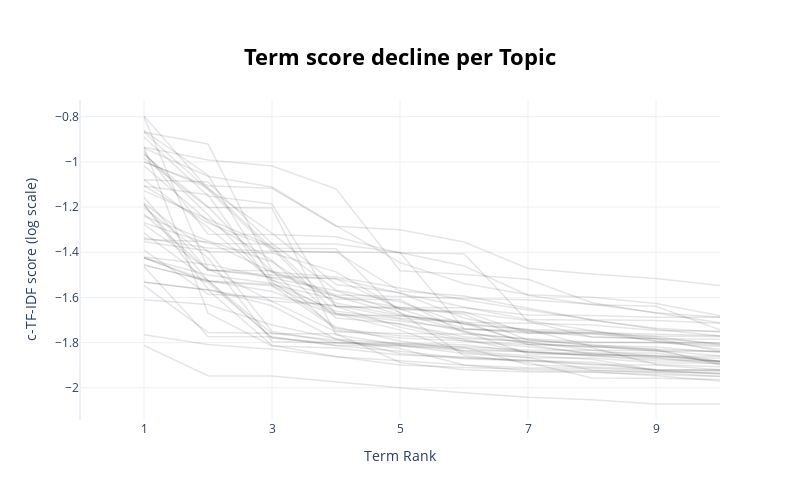

Notebook code for this chart:
### Code cell
topic_model.visualize_term_rank(log_scale=True)

### Figure 1 — Plotly figure (JSON) as saved in the notebook; plotly's stock layout.template omitted (floating-point values rounded to 4 significant figures)
{"data": [{"hovertext": "<b>Topic -1</b>:flight_seat_airline_time_service_h", "line": {"color": "black", "width": 1.5}, "mode": "lines+lines", "name": "", "opacity": 0.1, "x": [1, 2, 3, 4, 5, 6, 7, 8, 9, 10], "y": [-1.812, -1.947, -1.948, -1.975, -2.0, -2.022, -2.042, -2.053, -2.071, -2.072], "type": "scatter"}, {"hovertext": "<b>Topic 0</b>:flight_airline_customer_hour_worst_", "line": {"color": "black", "width": 1.5}, "mode": "lines+lines", "name": "", "opacity": 0.1, "x": [1, 2, 3, 4, 5, 6, 7, 8, 9, 10], "y": [-1.765, -1.808, -1.829, -1.862, -1.88, -1.899, -1.911, -1.913, -1.924, -1.939], "type": "scatter"}, {"hovertext": "<b>Topic 1</b>:sydney_qantas_melbourne_flight_bris", "line": {"color": "black", "width": 1.5}, "mode": "lines+lines", "name": "", "opacity": 0.1, "x": [1, 2, 3, 4, 5, 6, 7, 8, 9, 10], "y": [-1.61, -1.631, -1.722, -1.783, -1.848, -1.872, -1.881, -1.898, -1.899, -1.92], "type": "scatter"}, {"hovertext": "<b>Topic 2</b>:good_crew_friendly_cabin_service_fo", "line": {"color": "black", "width": 1.5}, "mode": "lines+lines", "name": "", "opacity": 0.1, "x": [1, 2, 3, 4, 5, 6, 7, 8, 9, 10], "y": [-1.533, -1.567, -1.615, -1.635, -1.692, -1.711, -1.714, -1.722, -1.746, -1.749], "type": "scatter"}, {"hovertext": "<b>Topic 3</b>:johannesburg_cape_town_flight_nairo", "line": {"color": "black", "width": 1.5}, "mode": "lines+lines", "name": "", "opacity": 0.1, "x": [1, 2, 3, 4, 5, 6, 7, 8, 9, 10], "y": [-1.548, -1.755, -1.758, -1.79, -1.826, -1.899, -1.924, -1.929, -1.946, -1.97], "type": "scatter"}, {"hovertext": "<b>Topic 4</b>:dubai_kuwait_flight_qatar_hour_doha", "line": {"color": "black", "width": 1.5}, "mode": "lines+lines", "name": "", "opacity": 0.1, "x": [1, 2, 3, 4, 5, 6, 7, 8, 9, 10], "y": [-1.532, -1.567, -1.812, -1.861, -1.899, -1.91, -1.917, -1.924, -1.93, -1.933], "type": "scatter"}, {"hovertext": "<b>Topic 5</b>:gatwick_cook_thomas_manchester_flig", "line": {"color": "black", "width": 1.5}, "mode": "lines+lines", "name": "", "opacity": 0.1, "x": [1, 2, 3, 4, 5, 6, 7, 8, 9, 10], "y": [-1.464, -1.773, -1.774, -1.811, -1.816, -1.826, -1.842, -1.847, -1.867, -1.896], "type": "scatter"}, {"hovertext": "<b>Topic 6</b>:toronto_canada_flight_air_hour_swoo", "line": {"color": "black", "width": 1.5}, "mode": "lines+lines", "name": "", "opacity": 0.1, "x": [1, 2, 3, 4, 5, 6, 7, 8, 9, 10], "y": [-1.423, -1.535, -1.777, -1.813, -1.839, -1.868, -1.878, -1.895, -1.92, -1.921], "type": "scatter"}, {"hovertext": "<b>Topic 7</b>:bangkok_thai_nok_phuket_flight_chec", "line": {"color": "black", "width": 1.5}, "mode": "lines+lines", "name": "", "opacity": 0.1, "x": [1, 2, 3, 4, 5, 6, 7, 8, 9, 10], "y": [-1.314, -1.525, -1.78, -1.803, -1.812, -1.848, -1.867, -1.868, -1.889, -1.892], "type": "scatter"}, {"hovertext": "<b>Topic 8</b>:china_shanghai_beijing_xiamen_chine", "line": {"color": "black", "width": 1.5}, "mode": "lines+lines", "name": "", "opacity": 0.1, "x": [1, 2, 3, 4, 5, 6, 7, 8, 9, 10], "y": [-1.425, -1.526, -1.573, -1.677, -1.681, -1.715, -1.799, -1.822, -1.897, -1.907], "type": "scatter"}, {"hovertext": "<b>Topic 9</b>:berlin_lufthansa_germanwings_flight", "line": {"color": "black", "width": 1.5}, "mode": "lines+lines", "name": "", "opacity": 0.1, "x": [1, 2, 3, 4, 5, 6, 7, 8, 9, 10], "y": [-1.458, -1.524, -1.76, -1.761, -1.888, -1.92, -1.93, -1.931, -1.941, -1.95], "type": "scatter"}, {"hovertext": "<b>Topic 10</b>:seoul_korean_tokyo_ana_seat_incheo", "line": {"color": "black", "width": 1.5}, "mode": "lines+lines", "name": "", "opacity": 0.1, "x": [1, 2, 3, 4, 5, 6, 7, 8, 9, 10], "y": [-1.455, -1.529, -1.549, -1.738, -1.77, -1.783, -1.793, -1.8, -1.8, -1.801], "type": "scatter"}, {"hovertext": "<b>Topic 11</b>:delhi_india_mumbai_vistara_flight_", "line": {"color": "black", "width": 1.5}, "mode": "lines+lines", "name": "", "opacity": 0.1, "x": [1, 2, 3, 4, 5, 6, 7, 8, 9, 10], "y": [-1.425, -1.5, -1.538, -1.661, -1.696, -1.749, -1.85, -1.853, -1.864, -1.869], "type": "scatter"}, {"hovertext": "<b>Topic 12</b>:moscow_aeroflot_baku_russian_s7_pe", "line": {"color": "black", "width": 1.5}, "mode": "lines+lines", "name": "", "opacity": 0.1, "x": [1, 2, 3, 4, 5, 6, 7, 8, 9, 10], "y": [-1.188, -1.564, -1.637, -1.785, -1.803, -1.809, -1.841, -1.859, -1.881, -1.882], "type": "scatter"}, {"hovertext": "<b>Topic 13</b>:jakarta_denpasar_garuda_lion_bali_", "line": {"color": "black", "width": 1.5}, "mode": "lines+lines", "name": "", "opacity": 0.1, "x": [1, 2, 3, 4, 5, 6, 7, 8, 9, 10], "y": [-1.277, -1.476, -1.511, -1.517, -1.581, -1.642, -1.698, -1.701, -1.737, -1.753], "type": "scatter"}, {"hovertext": "<b>Topic 14</b>:prague_czech_serbia_smartwings_csa", "line": {"color": "black", "width": 1.5}, "mode": "lines+lines", "name": "", "opacity": 0.1, "x": [1, 2, 3, 4, 5, 6, 7, 8, 9, 10], "y": [-1.188, -1.526, -1.543, -1.609, -1.609, -1.757, -1.785, -1.813, -1.819, -1.844], "type": "scatter"}, {"hovertext": "<b>Topic 15</b>:icelandair_finnair_iceland_wow_kef", "line": {"color": "black", "width": 1.5}, "mode": "lines+lines", "name": "", "opacity": 0.1, "x": [1, 2, 3, 4, 5, 6, 7, 8, 9, 10], "y": [-1.421, -1.454, -1.514, -1.571, -1.666, -1.857, -1.888, -1.957, -1.957, -1.963], "type": "scatter"}, {"hovertext": "<b>Topic 16</b>:manila_cebu_philippine_pacific_fli", "line": {"color": "black", "width": 1.5}, "mode": "lines+lines", "name": "", "opacity": 0.1, "x": [1, 2, 3, 4, 5, 6, 7, 8, 9, 10], "y": [-1.107, -1.27, -1.381, -1.671, -1.718, -1.786, -1.843, -1.857, -1.872, -1.882], "type": "scatter"}, {"hovertext": "<b>Topic 17</b>:vietnam_ho_minh_chi_hanoi_airline_", "line": {"color": "black", "width": 1.5}, "mode": "lines+lines", "name": "", "opacity": 0.1, "x": [1, 2, 3, 4, 5, 6, 7, 8, 9, 10], "y": [-1.269, -1.361, -1.363, -1.364, -1.401, -1.739, -1.747, -1.774, -1.782, -1.804], "type": "scatter"}, {"hovertext": "<b>Topic 18</b>:liat_barbados_st_antigua_trinidad_", "line": {"color": "black", "width": 1.5}, "mode": "lines+lines", "name": "", "opacity": 0.1, "x": [1, 2, 3, 4, 5, 6, 7, 8, 9, 10], "y": [-1.183, -1.397, -1.404, -1.487, -1.653, -1.667, -1.702, -1.747, -1.783, -1.785], "type": "scatter"}, {"hovertext": "<b>Topic 19</b>:mauritius_seychelles_air_mahe_seat", "line": {"color": "black", "width": 1.5}, "mode": "lines+lines", "name": "", "opacity": 0.1, "x": [1, 2, 3, 4, 5, 6, 7, 8, 9, 10], "y": [-0.9636, -1.234, -1.531, -1.731, -1.792, -1.835, -1.839, -1.854, -1.856, -1.883], "type": "scatter"}, {"hovertext": "<b>Topic 20</b>:iberia_madrid_sata_boston_barcelon", "line": {"color": "black", "width": 1.5}, "mode": "lines+lines", "name": "", "opacity": 0.1, "x": [1, 2, 3, 4, 5, 6, 7, 8, 9, 10], "y": [-1.202, -1.425, -1.795, -1.801, -1.811, -1.837, -1.858, -1.874, -1.922, -1.925], "type": "scatter"}, {"hovertext": "<b>Topic 21</b>:tam_aerolineas_buenos_aire_argenti", "line": {"color": "black", "width": 1.5}, "mode": "lines+lines", "name": "", "opacity": 0.1, "x": [1, 2, 3, 4, 5, 6, 7, 8, 9, 10], "y": [-1.337, -1.381, -1.397, -1.398, -1.401, -1.461, -1.59, -1.633, -1.639, -1.743], "type": "scatter"}, {"hovertext": "<b>Topic 22</b>:tunis_casablanca_tunisair_algiers_", "line": {"color": "black", "width": 1.5}, "mode": "lines+lines", "name": "", "opacity": 0.1, "x": [1, 2, 3, 4, 5, 6, 7, 8, 9, 10], "y": [-1.343, -1.353, -1.488, -1.595, -1.644, -1.675, -1.789, -1.808, -1.829, -1.839], "type": "scatter"}, {"hovertext": "<b>Topic 23</b>:paris_xl_france_orly_seat_newark_c", "line": {"color": "black", "width": 1.5}, "mode": "lines+lines", "name": "", "opacity": 0.1, "x": [1, 2, 3, 4, 5, 6, 7, 8, 9, 10], "y": [-1.231, -1.479, -1.5, -1.518, -1.651, -1.737, -1.758, -1.759, -1.793, -1.811], "type": "scatter"}, {"hovertext": "<b>Topic 24</b>:istanbul_turkish_pegasus_airline_f", "line": {"color": "black", "width": 1.5}, "mode": "lines+lines", "name": "", "opacity": 0.1, "x": [1, 2, 3, 4, 5, 6, 7, 8, 9, 10], "y": [-1.127, -1.254, -1.373, -1.64, -1.731, -1.794, -1.818, -1.846, -1.846, -1.89], "type": "scatter"}, {"hovertext": "<b>Topic 25</b>:athens_aegean_olympic_greek_flight", "line": {"color": "black", "width": 1.5}, "mode": "lines+lines", "name": "", "opacity": 0.1, "x": [1, 2, 3, 4, 5, 6, 7, 8, 9, 10], "y": [-1.017, -1.261, -1.437, -1.691, -1.716, -1.774, -1.798, -1.833, -1.86, -1.881], "type": "scatter"}, {"hovertext": "<b>Topic 26</b>:lhr_ath_good_crew_clean_drink_frie", "line": {"color": "black", "width": 1.5}, "mode": "lines+lines", "name": "", "opacity": 0.1, "x": [1, 2, 3, 4, 5, 6, 7, 8, 9, 10], "y": [-1.391, -1.585, -1.6, -1.64, -1.645, -1.645, -1.677, -1.68, -1.687, -1.688], "type": "scatter"}, {"hovertext": "<b>Topic 27</b>:mexico_aeromexico_city_viva_flight", "line": {"color": "black", "width": 1.5}, "mode": "lines+lines", "name": "", "opacity": 0.1, "x": [1, 2, 3, 4, 5, 6, 7, 8, 9, 10], "y": [-1.24, -1.349, -1.442, -1.625, -1.681, -1.707, -1.807, -1.815, -1.835, -1.858], "type": "scatter"}, {"hovertext": "<b>Topic 28</b>:cathay_kong_hong_dragon_pacific_dr", "line": {"color": "black", "width": 1.5}, "mode": "lines+lines", "name": "", "opacity": 0.1, "x": [1, 2, 3, 4, 5, 6, 7, 8, 9, 10], "y": [-0.9532, -1.32, -1.321, -1.332, -1.404, -1.407, -1.706, -1.776, -1.783, -1.838], "type": "scatter"}, {"hovertext": "<b>Topic 29</b>:rome_alitalia_catania_milan_flight", "line": {"color": "black", "width": 1.5}, "mode": "lines+lines", "name": "", "opacity": 0.1, "x": [1, 2, 3, 4, 5, 6, 7, 8, 9, 10], "y": [-1.107, -1.145, -1.548, -1.674, -1.745, -1.842, -1.866, -1.923, -1.933, -1.949], "type": "scatter"}, {"hovertext": "<b>Topic 30</b>:bogota_medellin_colombia_charge_pr", "line": {"color": "black", "width": 1.5}, "mode": "lines+lines", "name": "", "opacity": 0.1, "x": [1, 2, 3, 4, 5, 6, 7, 8, 9, 10], "y": [-1.157, -1.479, -1.482, -1.589, -1.596, -1.605, -1.611, -1.63, -1.668, -1.688], "type": "scatter"}, {"hovertext": "<b>Topic 31</b>:havana_cubana_cuba_holguin_plane_h", "line": {"color": "black", "width": 1.5}, "mode": "lines+lines", "name": "", "opacity": 0.1, "x": [1, 2, 3, 4, 5, 6, 7, 8, 9, 10], "y": [-1.079, -1.089, -1.362, -1.568, -1.619, -1.72, -1.741, -1.817, -1.837, -1.839], "type": "scatter"}, {"hovertext": "<b>Topic 32</b>:astana_almaty_air_good_cabin_fligh", "line": {"color": "black", "width": 1.5}, "mode": "lines+lines", "name": "", "opacity": 0.1, "x": [1, 2, 3, 4, 5, 6, 7, 8, 9, 10], "y": [-0.8694, -0.9209, -1.481, -1.746, -1.78, -1.792, -1.809, -1.851, -1.86, -1.86], "type": "scatter"}, {"hovertext": "<b>Topic 33</b>:lima_cusco_peruvian_peru_lan_arequ", "line": {"color": "black", "width": 1.5}, "mode": "lines+lines", "name": "", "opacity": 0.1, "x": [1, 2, 3, 4, 5, 6, 7, 8, 9, 10], "y": [-0.939, -1.064, -1.111, -1.282, -1.446, -1.539, -1.588, -1.6, -1.627, -1.681], "type": "scatter"}, {"hovertext": "<b>Topic 34</b>:virgin_america_san_francisco_sfo_f", "line": {"color": "black", "width": 1.5}, "mode": "lines+lines", "name": "", "opacity": 0.1, "x": [1, 2, 3, 4, 5, 6, 7, 8, 9, 10], "y": [-0.999, -1.115, -1.382, -1.384, -1.67, -1.748, -1.807, -1.817, -1.829, -1.897], "type": "scatter"}, {"hovertext": "<b>Topic 35</b>:lcy_vlm_sandwich_check_drink_fligh", "line": {"color": "black", "width": 1.5}, "mode": "lines+lines", "name": "", "opacity": 0.1, "x": [1, 2, 3, 4, 5, 6, 7, 8, 9, 10], "y": [-0.8009, -1.473, -1.618, -1.752, -1.76, -1.762, -1.782, -1.797, -1.799, -1.818], "type": "scatter"}, {"hovertext": "<b>Topic 36</b>:brunei_royal_melbourne_dubai_londo", "line": {"color": "black", "width": 1.5}, "mode": "lines+lines", "name": "", "opacity": 0.1, "x": [1, 2, 3, 4, 5, 6, 7, 8, 9, 10], "y": [-0.797, -1.118, -1.315, -1.543, -1.579, -1.691, -1.749, -1.756, -1.763, -1.769], "type": "scatter"}, {"hovertext": "<b>Topic 37</b>:dublin_lingus_aer_ryanair_flight_t", "line": {"color": "black", "width": 1.5}, "mode": "lines+lines", "name": "", "opacity": 0.1, "x": [1, 2, 3, 4, 5, 6, 7, 8, 9, 10], "y": [-0.9835, -1.202, -1.205, -1.765, -1.809, -1.82, -1.897, -1.907, -1.919, -1.921], "type": "scatter"}, {"hovertext": "<b>Topic 38</b>:de_la_que_el_en_un_con_por_vuelo_a", "line": {"color": "black", "width": 1.5}, "mode": "lines+lines", "name": "", "opacity": 0.1, "x": [1, 2, 3, 4, 5, 6, 7, 8, 9, 10], "y": [-1.001, -1.106, -1.117, -1.285, -1.301, -1.355, -1.472, -1.496, -1.516, -1.547], "type": "scatter"}, {"hovertext": "<b>Topic 39</b>:silkair_singapore_silk_short_enter", "line": {"color": "black", "width": 1.5}, "mode": "lines+lines", "name": "", "opacity": 0.1, "x": [1, 2, 3, 4, 5, 6, 7, 8, 9, 10], "y": [-0.8615, -1.059, -1.521, -1.67, -1.704, -1.741, -1.753, -1.757, -1.77, -1.773], "type": "scatter"}, {"hovertext": "<b>Topic 40</b>:luxair_luxembourg_lux_lg_sandwich_", "line": {"color": "black", "width": 1.5}, "mode": "lines+lines", "name": "", "opacity": 0.1, "x": [1, 2, 3, 4, 5, 6, 7, 8, 9, 10], "y": [-0.8912, -1.151, -1.187, -1.641, -1.649, -1.664, -1.758, -1.763, -1.774, -1.808], "type": "scatter"}, {"hovertext": "<b>Topic 41</b>:iran_tehran_air_iranian_old_shiraz", "line": {"color": "black", "width": 1.5}, "mode": "lines+lines", "name": "", "opacity": 0.1, "x": [1, 2, 3, 4, 5, 6, 7, 8, 9, 10], "y": [-0.9685, -1.198, -1.488, -1.509, -1.558, -1.61, -1.656, -1.699, -1.702, -1.714], "type": "scatter"}, {"hovertext": "<b>Topic 42</b>:ryanair_pay_crew_bag_extra_member_", "line": {"color": "black", "width": 1.5}, "mode": "lines+lines", "name": "", "opacity": 0.1, "x": [1, 2, 3, 4, 5, 6, 7, 8, 9, 10], "y": [-0.935, -1.669, -1.815, -1.824, -1.855, -1.864, -1.879, -1.886, -1.923, -1.938], "type": "scatter"}, {"hovertext": "<b>Topic 43</b>:paris_france_would_day_flight_leve", "line": {"color": "black", "width": 1.5}, "mode": "lines+lines", "name": "", "opacity": 0.1, "x": [1, 2, 3, 4, 5, 6, 7, 8, 9, 10], "y": [-1.354, -1.393, -1.751, -1.798, -1.805, -1.819, -1.832, -1.834, -1.836, -1.885], "type": "scatter"}, {"hovertext": "<b>Topic 44</b>:curacao_insel_aruba_bonaire_miami_", "line": {"color": "black", "width": 1.5}, "mode": "lines+lines", "name": "", "opacity": 0.1, "x": [1, 2, 3, 4, 5, 6, 7, 8, 9, 10], "y": [-0.9349, -0.9921, -1.018, -1.119, -1.482, -1.498, -1.52, -1.623, -1.669, -1.712], "type": "scatter"}, {"hovertext": "<b>Topic 45</b>:hawaiian_honolulu_maui_island_hawa", "line": {"color": "black", "width": 1.5}, "mode": "lines+lines", "name": "", "opacity": 0.1, "x": [1, 2, 3, 4, 5, 6, 7, 8, 9, 10], "y": [-1.079, -1.289, -1.524, -1.595, -1.676, -1.716, -1.741, -1.747, -1.794, -1.829], "type": "scatter"}, {"hovertext": "<b>Topic 46</b>:luanda_taag_town_cape_lisbon_angol", "line": {"color": "black", "width": 1.5}, "mode": "lines+lines", "name": "", "opacity": 0.1, "x": [1, 2, 3, 4, 5, 6, 7, 8, 9, 10], "y": [-0.8692, -1.123, -1.395, -1.4, -1.572, -1.594, -1.648, -1.699, -1.741, -1.771], "type": "scatter"}], "layout": {"xaxis": {"range": [0, 10], "tick0": 1, "dtick": 2, "title": {"text": "Term Rank"}, "type": "linear"}, "title": {"font": {"size": 22, "color": "Black"}, "text": "<b>Term score decline per Topic</b>", "y": 0.9, "x": 0.5, "xanchor": "center", "yanchor": "top"}, "hoverlabel": {"font": {"size": 16, "family": "Rockwell"}, "bgcolor": "white"}, "showlegend": false, "width": 800, "height": 500, "yaxis": {"title": {"text": "c-TF-IDF score (log scale)"}, "type": "linear", "range": [-2.142, -0.7262], "autorange": true}}}
